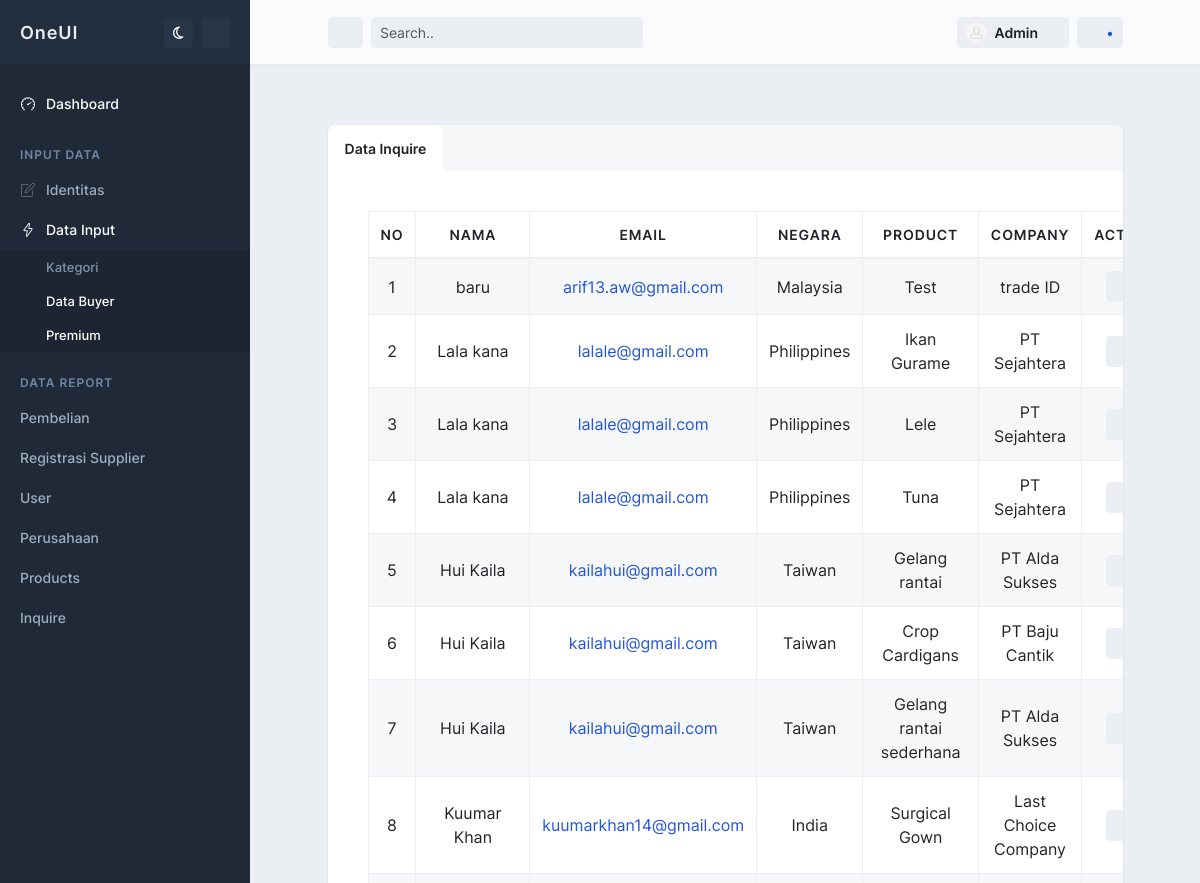
The page /index.php/admin/inquire (upper part) on the database as committed earlier.
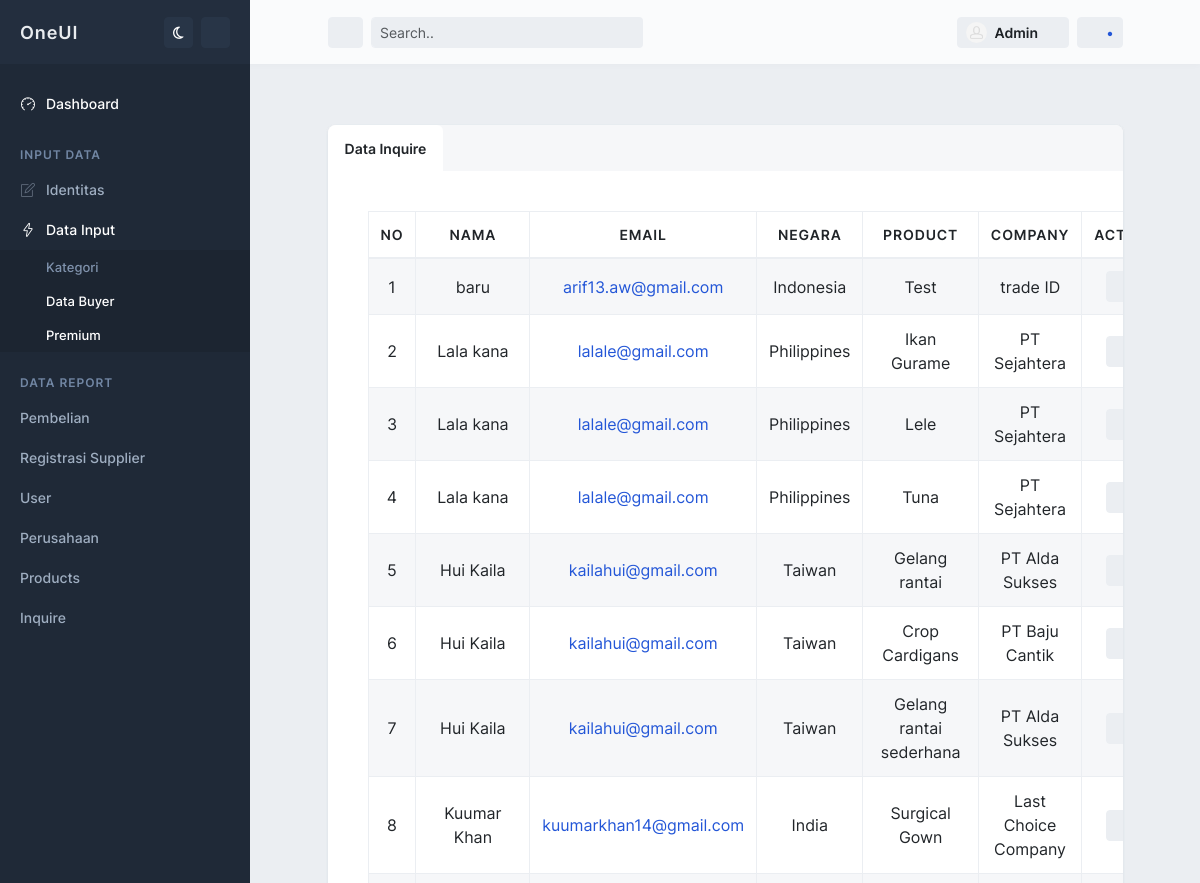
The same page on the database as committed later.
### tables this page shows
CREATE TABLE `inquire` (
  `idinquire` int(11) NOT NULL,
  `nama` varchar(255) NOT NULL,
  `email` varchar(255) NOT NULL,
  `telp` varchar(255) NOT NULL,
  `negara` varchar(255) NOT NULL,
  `pesan` text NOT NULL,
  `idproduct` int(11) NOT NULL,
  `idcompany` int(11) NOT NULL,
  `iduser` int(11) NOT NULL,
  `tgl` date DEFAULT NULL
);

CREATE TABLE `user` (
  `iduser` int(11) NOT NULL,
  `username` varchar(255) NOT NULL,
  `email` varchar(255) NOT NULL,
  `password` varchar(255) NOT NULL,
  `cSupplier` int(2) DEFAULT NULL,
  `nama` varchar(255) DEFAULT NULL,
  `alamat` varchar(255) DEFAULT NULL,
  `telp` varchar(255) DEFAULT NULL,
  `negara` varchar(255) DEFAULT NULL,
  `verify_token` varchar(255) DEFAULT NULL,
  `verify_ token_created` int(11) DEFAULT NULL,
  `status` int(1) DEFAULT NULL
);

CREATE TABLE `product` (
  `idproduct` int(11) NOT NULL,
  `namaProduk` varchar(255) NOT NULL,
  `idcompany` int(11) NOT NULL,
  `idkategori` int(11) NOT NULL,
  `idsubkategori_a` int(11) NOT NULL,
  `idsubkategori_b` int(11) NOT NULL,
  `deskripsiProduk` text NOT NULL,
  `deskripsiPendek` text NOT NULL,
  `harga` varchar(255) NOT NULL,
  `gambar` text DEFAULT NULL
);

CREATE TABLE `company` (
  `idcompany` int(11) NOT NULL,
  `namaPerusahaan` varchar(255) DEFAULT NULL,
  `alamat` text DEFAULT NULL,
  `kota` varchar(255) DEFAULT NULL,
  `gambarCompany` varchar(255) DEFAULT NULL,
  `deskripsiPendek` text DEFAULT NULL,
  `deskripsiPanjang` text DEFAULT NULL,
  `instagram` varchar(255) DEFAULT NULL,
  `facebook` varchar(255) DEFAULT NULL,
  `linkedin` varchar(255) DEFAULT NULL,
  `website` varchar(255) DEFAULT NULL,
  `idsupplier` int(11) NOT NULL,
  `idkategori` int(11) NOT NULL,
  `idsubkategori_a` int(11) NOT NULL
);

### application/controllers/Admin/Inquire.php (called while the page is built, shortened)
<?php
class Inquire extends CI_Controller {
    public function __construct()
    {
        $this->load->model('M_Inquire');
    }
    public function index()
{
    $data = [
        'header' => 'template/v_header_admin',
        'footer' => 'template/v_footer_admin',
        'inquire' => $this->M_Inquire->getAll(),
    ];
    return $this->load->view('admin/v_inquire', $data);
}
}

### index.php (called while the page is built, shortened)
<?php
require_once BASEPATH.'core/CodeIgniter.php';

### application/models/M_Inquire.php (called while the page is built, shortened)
<?php
class M_Inquire extends CI_Model {
    function getAll() {
        $this->db->select('*')
                ->from('inquire')
                ->join('product', 'product.idproduct = inquire.idproduct')
                ->join('company', 'company.idcompany = inquire.idcompany')
                ->join('user', 'user.iduser = inquire.iduser');
        return  $this->db->get()->result();
    }
}

### application/views/admin/v_inquire.php (the view, shortened to what this page needs)
<main id="main-container">
            <div class="content">
            </div>
        <div class="content">
          <div class="block block-rounded overflow-hidden">
            <ul class="nav nav-tabs nav-tabs-block" role="tablist">
              <li class="nav-item">
                <button type="button" class="nav-link active" id="search-projects-tab" data-bs-toggle="tab" data-bs-target="#search-projects" role="tab" aria-controls="search-projects" aria-selected="true">Data Inquire</button>
              </li>
            </ul>
            <div class="block-content tab-content overflow-hidden">
              <div class="tab-pane fade fade-up show active" id="search-projects" role="tabpanel" aria-labelledby="search-projects-tab" tabindex="0">
                <div class="block block-rounded">
                    <div class="block-content block-content-full">
                        <table class="table table-bordered table-striped table-vcenter js-dataTable-buttons">
                            <thead>
                                <tr>
                                    <th class="text-center" style="width: 80px;">No</th>
                                    <th class="text-center" >Nama</th>
                                    <th class="text-center" >Email</th>
                                    <th class="text-center" >Negara</th>
                                    <th class="text-center" >Product</th>
                                    <th class="text-center" >Company</th>
                                    <th class="text-center" >Action</th>
                                </tr>
                            </thead>
                            <tbody>
                            <?php $no=1; foreach ($inquire as $data) :?>
                                <tr>
                                    <td class="text-center" style="width: 80px;"><?= $no++?></td>
                                    <td class="text-center" ><?= $data->nama?></td>
                                    <td class="text-center" ><a href=""><?= $data->email?></a></td>
                                    <td class="text-center" ><?= $data->negara?></td>
                                    <td class="text-center" ><?= $data->namaProduk?></td>
                                    <td class="text-center" ><?= $data->namaPerusahaan?></td>
                                    <td  class="text-center">
                                      <a class="btn btn-sm btn-alt-secondary" href="<?= base_url('admin/detailInquire/'.$data->idinquire)?>" data-bs-toggle="tooltip" title="View">
                                        <i class="fa fa-fw fa-eye"></i>
                                      </a>
                                    </td>
                                </tr>
                                <?php endforeach; ?>
                            </tbody>
                        </table>
                    </div>
                </div>
              </div>
            </div>
          </div>
        </div>
      </main>

Rows that differ between the two databases and show on the page:
changed through a linked row, inquire "baru": iduser.negara "Malaysia" → "Indonesia"
